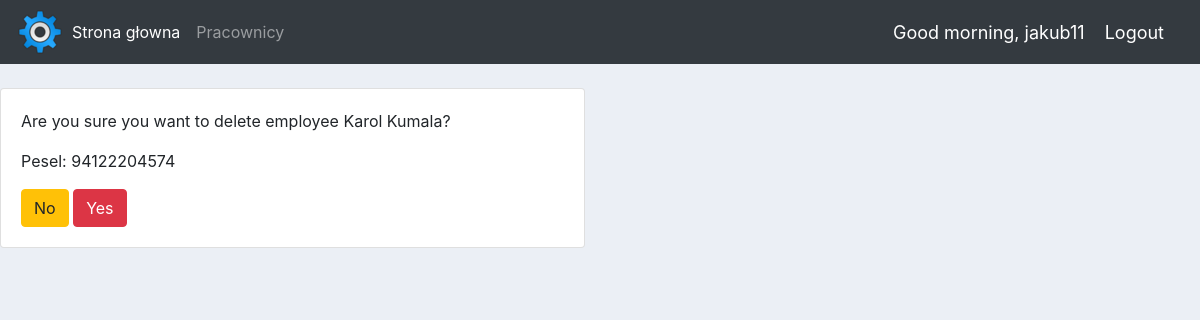
/del_emp/22/ (signed in), run on the app's committed database.
### payroll_app/models.py (models this page shows, shortened)
class Employee_Variable_Unconstant(models.Model):
	gender = [
		('Woman', 'Woman'),
		('Man', 'Man'),
	]
	doc = [
		('Passport', 'Passport'),
		('ID card', 'ID card'),
		('Other', 'Other'),
		('Driving license', 'Driving license'),
	]
	country=list()
	countries= Countries.objects.all()
	for i in countries:
		country.append(i.en)
	countries_zip=zip(country,country)
	id_employee = models.OneToOneField(Employee_Variable_Constant,
									   on_delete=models.CASCADE, primary_key=True
									)
	name1 =  models.CharField(max_length=50)
	name2 =  models.CharField(max_length=50,null=True,blank=True)
	surname =  models.CharField(max_length=50)
	gender = models.CharField(max_length=200, choices=gender)
	doc = models.CharField(max_length=200, choices=doc)
	nr_doc = models.CharField(max_length=50)
	nationality = models.CharField(max_length=100, choices=countries_zip)
	date_of_entry = models.DateTimeField(auto_now=True)

class Employee_Variable_Constant(models.Model):
	pesel = models.CharField(max_length=11,null=True,blank=True)
	date_of_birth = models.DateField()
	place_of_birth = models.CharField(max_length=50)
	fathers_name = models.CharField(max_length=50,null=True,blank=True)
	mothers_name = models.CharField(max_length=50,null=True,blank=True)
	family_name = models.CharField(max_length=50,null=True,blank=True)
	mothers_family_name = models.CharField(max_length=50,null=True,blank=True)
	date_of_entry = models.DateTimeField(auto_now=True)

### payroll_app/views.py (the view)
# urls.py: path('del_emp/<str:pk>/', del_emp, name="del_emp"),
@login_required(login_url="login")
def del_emp(request, pk):
	emp_var_unconst = Employee_Variable_Unconstant.objects.get(id_employee=pk)
	if request.method == 'POST':
		if "Yes" in request.POST:
			emp_var_unconst.delete()
			return redirect('/')
		else:
			return redirect('/')
	context = {
		'emp_var_unconst': emp_var_unconst,
	}
	return render(request, 'emp_delete.html', context)

### template/emp_delete.html (shortened to what this page needs)
{% extends 'main.html' %}
{% block content %}
<br>
<div class="row">
	<div class="col-md-6">
		<div class="card card-body">
			<p>Are you sure you want to delete employee {{emp_var_unconst.name1}} {{emp_var_unconst.surname}}?</p>
			<p>Pesel: {{emp_var_unconst.id_employee.pesel}}</p>
			<form action="" method="POST">
				<input class="btn btn-warning" type="submit" name= 'No' value='No'>
				<input class="btn btn-danger" type="submit" name= 'Yes' value='Yes'>
			</form>
		</div>
	</div>
</div>
{% endblock %}

### template/navbar.html (shortened to what this page needs)
{% load static %}
<nav class="navbar navbar-expand-lg navbar-dark bg-dark">
  <img src="{% static 'images/logo2.png' %}">
  <div class="collapse navbar-collapse" id="navbarNav">
    <ul class="navbar-nav">
      {% if request.user.is_staff %}
        <li class="nav-item active">
          <a class="nav-link" href="{% url 'home' %}">Strona głowna</a>
        </li>
        <li class="nav-item">
          <a class="nav-link" href="">Pracownicy</a>
        </li>
      {% else %}
        <li class="nav-item">
          <a class="nav-link" href="{% url 'home' %}">Home</a>
        </li>
      {% endif %}
    </ul>
  </div>
  <span class="hello-msg">Good morning, {{request.user}} </span>
  <span><a class="hello-msg" href="{% url 'logout' %}">Logout</a></span>
</nav>

### static/css/main.css (style rules this page uses)
body { background-color: #ebeff5; }

### template/navbar.html (style rules this page uses)
.hello-msg { font-size: 18px; color: white; margin-right: 20px; }

### data on the page
Employee_Variable_Unconstant: name1 "Karol", surname "Kumala", id_employee.pesel "94122204574"

### other printed values
{{ request.user }} "jakub11"
